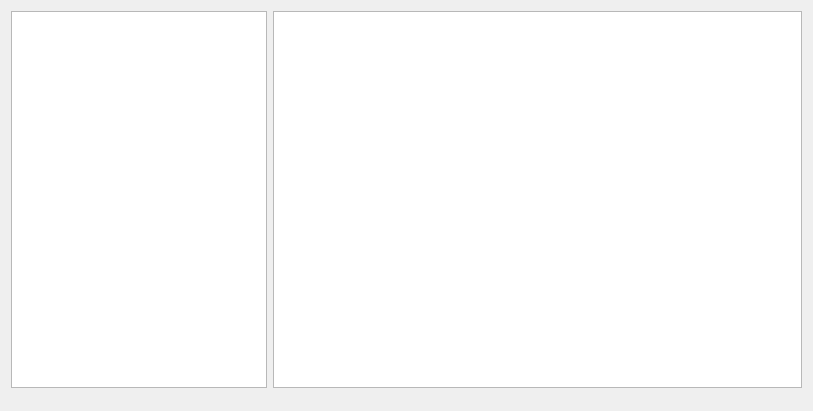
<?xml version="1.0" encoding="UTF-8"?>
<ui version="4.0">
 <class>w_bt_dish_typeset_Dialog</class>
 <widget class="QDialog" name="w_bt_dish_typeset_Dialog">
  <property name="geometry">
   <rect>
    <x>0</x>
    <y>0</y>
    <width>813</width>
    <height>411</height>
   </rect>
  </property>
  <property name="windowTitle">
   <string>Dialog</string>
  </property>
  <layout class="QVBoxLayout" name="verticalLayout_3">
   <item>
    <layout class="QHBoxLayout" name="horizontalLayout_4" stretch="0,1">
     <item>
      <layout class="QVBoxLayout" name="verticalLayout_2">
       <item>
        <widget class="lds_tableView" name="tableView">
         <property name="editTriggers">
          <set>QAbstractItemView::AnyKeyPressed|QAbstractItemView::DoubleClicked|QAbstractItemView::EditKeyPressed</set>
         </property>
        </widget>
       </item>
       <item>
        <layout class="QHBoxLayout" name="horizontalLayout_2">
         <item>
          <widget class="lds_toolbar" name="widget" native="true"/>
         </item>
        </layout>
       </item>
      </layout>
     </item>
     <item>
      <layout class="QVBoxLayout" name="verticalLayout">
       <item>
        <widget class="lds_tableView" name="tableView_2">
         <property name="editTriggers">
          <set>QAbstractItemView::AnyKeyPressed|QAbstractItemView::DoubleClicked|QAbstractItemView::EditKeyPressed</set>
         </property>
        </widget>
       </item>
       <item>
        <layout class="QHBoxLayout" name="horizontalLayout_3">
         <item>
          <widget class="lds_toolbar" name="widget_2" native="true"/>
         </item>
        </layout>
       </item>
      </layout>
     </item>
    </layout>
   </item>
   <item>
    <layout class="QHBoxLayout" name="horizontalLayout">
     <item>
      <widget class="lds_toolbar" name="widget_3" native="true"/>
     </item>
    </layout>
   </item>
  </layout>
 </widget>
 <customwidgets>
  <customwidget>
   <class>lds_toolbar</class>
   <extends>QFrame</extends>
   <header>lds_toolbar.h</header>
   <container>1</container>
  </customwidget>
  <customwidget>
   <class>lds_tableView</class>
   <extends>QTableView</extends>
   <header>lds_tableview.h</header>
  </customwidget>
 </customwidgets>
 <resources/>
 <connections/>
</ui>
